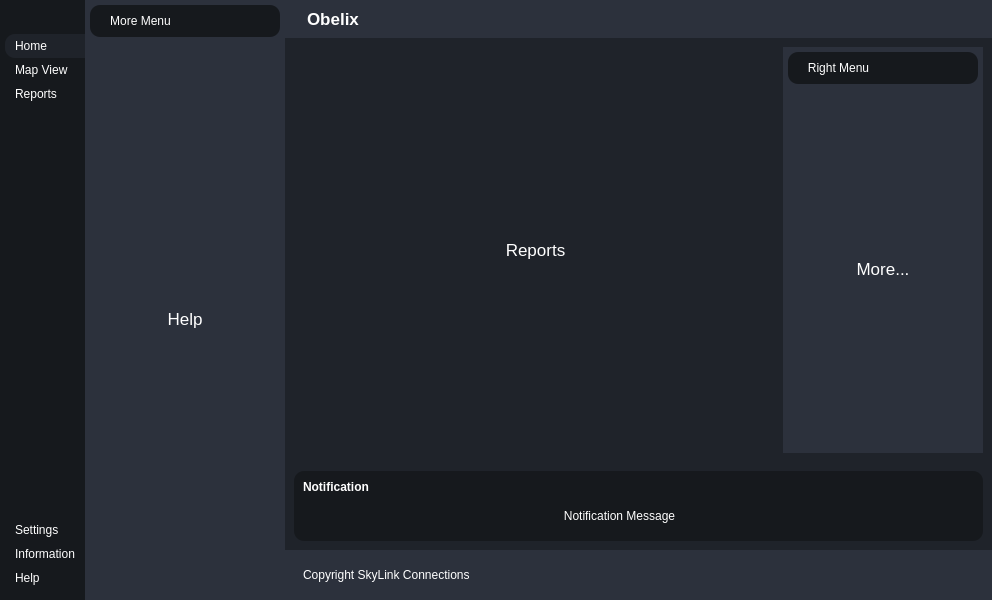
<?xml version="1.0" encoding="UTF-8"?>
<ui version="4.0">
 <class>MainWindow</class>
 <widget class="QMainWindow" name="MainWindow">
  <property name="geometry">
   <rect>
    <x>0</x>
    <y>0</y>
    <width>992</width>
    <height>600</height>
   </rect>
  </property>
  <property name="windowTitle">
   <string>MainWindow</string>
  </property>
  <property name="styleSheet">
   <string notr="true">* {
	border: none;
	background-color: transparent;
	background: transparent;
	padding: 0;
	margin: 0;
	color: #fff;
}

#centralwidget {
	background-color: #1f232a;
}
#leftMenuSubcontainer, #rightMenuSubContainer{
	background-color: #16191d;
}

#leftMenuSubcontainer QPushButton { 
	text-align: left; 
	padding: 5px 10px;
	border-top-left-radius: 10px;
	border-bottom-left-radius: 10px;
}

#centerMenuSubContainer, #rightMenuSubContainer{
	background-color: #2c313c;
}

#frame_4, #frame_8, #popupNotificationSubContainer{
	background-color: #16191d;
	border-radius: 10px;
}
#headerContainer, #footerContainer{
	background-color: #2c313c;

}
</string>
  </property>
  <widget class="QWidget" name="centralwidget">
   <layout class="QHBoxLayout" name="horizontalLayout">
    <property name="spacing">
     <number>0</number>
    </property>
    <property name="leftMargin">
     <number>0</number>
    </property>
    <property name="topMargin">
     <number>0</number>
    </property>
    <property name="rightMargin">
     <number>0</number>
    </property>
    <property name="bottomMargin">
     <number>0</number>
    </property>
    <item alignment="Qt::AlignLeft">
     <widget class="QWidget" name="leftMenuContainer" native="true">
      <layout class="QVBoxLayout" name="verticalLayout">
       <property name="spacing">
        <number>0</number>
       </property>
       <property name="leftMargin">
        <number>0</number>
       </property>
       <property name="topMargin">
        <number>0</number>
       </property>
       <property name="rightMargin">
        <number>0</number>
       </property>
       <property name="bottomMargin">
        <number>0</number>
       </property>
       <item alignment="Qt::AlignLeft">
        <widget class="QWidget" name="leftMenuSubcontainer" native="true">
         <layout class="QVBoxLayout" name="verticalLayout_2">
          <property name="spacing">
           <number>0</number>
          </property>
          <property name="leftMargin">
           <number>5</number>
          </property>
          <property name="topMargin">
           <number>0</number>
          </property>
          <property name="rightMargin">
           <number>0</number>
          </property>
          <property name="bottomMargin">
           <number>0</number>
          </property>
          <item alignment="Qt::AlignTop">
           <widget class="QFrame" name="frame">
            <property name="styleSheet">
             <string notr="true">color: #fff</string>
            </property>
            <property name="frameShape">
             <enum>QFrame::StyledPanel</enum>
            </property>
            <property name="frameShadow">
             <enum>QFrame::Raised</enum>
            </property>
            <layout class="QHBoxLayout" name="horizontalLayout_2">
             <property name="spacing">
              <number>0</number>
             </property>
             <property name="leftMargin">
              <number>0</number>
             </property>
             <property name="topMargin">
              <number>0</number>
             </property>
             <property name="rightMargin">
              <number>0</number>
             </property>
             <property name="bottomMargin">
              <number>0</number>
             </property>
             <item>
              <widget class="QPushButton" name="menuBtn">
               <property name="toolTip">
                <string>Menu</string>
               </property>
               <property name="styleSheet">
                <string notr="true">color: #fff;
</string>
               </property>
               <property name="text">
                <string/>
               </property>
               <property name="icon">
                <iconset resource="resources.qrc">
                 <normaloff>:/icons/icons/align-justify.svg</normaloff>:/icons/icons/align-justify.svg</iconset>
               </property>
               <property name="iconSize">
                <size>
                 <width>24</width>
                 <height>24</height>
                </size>
               </property>
              </widget>
             </item>
            </layout>
           </widget>
          </item>
          <item alignment="Qt::AlignTop">
           <widget class="QFrame" name="frame_2">
            <property name="sizePolicy">
             <sizepolicy hsizetype="Preferred" vsizetype="Preferred">
              <horstretch>0</horstretch>
              <verstretch>0</verstretch>
             </sizepolicy>
            </property>
            <property name="frameShape">
             <enum>QFrame::StyledPanel</enum>
            </property>
            <property name="frameShadow">
             <enum>QFrame::Raised</enum>
            </property>
            <layout class="QVBoxLayout" name="verticalLayout_3">
             <property name="spacing">
              <number>0</number>
             </property>
             <property name="leftMargin">
              <number>0</number>
             </property>
             <property name="topMargin">
              <number>10</number>
             </property>
             <property name="rightMargin">
              <number>0</number>
             </property>
             <property name="bottomMargin">
              <number>10</number>
             </property>
             <item>
              <widget class="QPushButton" name="homeBtn">
               <property name="toolTip">
                <string>Home</string>
               </property>
               <property name="styleSheet">
                <string notr="true">background-color: #1f232a;
color: #fff;</string>
               </property>
               <property name="text">
                <string>Home</string>
               </property>
               <property name="icon">
                <iconset resource="resources.qrc">
                 <normaloff>:/icons/icons/home.svg</normaloff>:/icons/icons/home.svg</iconset>
               </property>
               <property name="iconSize">
                <size>
                 <width>24</width>
                 <height>24</height>
                </size>
               </property>
              </widget>
             </item>
             <item>
              <widget class="QPushButton" name="mapBtn">
               <property name="toolTip">
                <string>Map View</string>
               </property>
               <property name="text">
                <string>Map View</string>
               </property>
               <property name="icon">
                <iconset resource="resources.qrc">
                 <normaloff>:/icons/icons/map.svg</normaloff>:/icons/icons/map.svg</iconset>
               </property>
               <property name="iconSize">
                <size>
                 <width>24</width>
                 <height>24</height>
                </size>
               </property>
              </widget>
             </item>
             <item>
              <widget class="QPushButton" name="reportBtn">
               <property name="toolTip">
                <string>View Reports</string>
               </property>
               <property name="text">
                <string>Reports</string>
               </property>
               <property name="icon">
                <iconset resource="resources.qrc">
                 <normaloff>:/icons/icons/printer.svg</normaloff>:/icons/icons/printer.svg</iconset>
               </property>
               <property name="iconSize">
                <size>
                 <width>24</width>
                 <height>24</height>
                </size>
               </property>
              </widget>
             </item>
            </layout>
           </widget>
          </item>
          <item>
           <spacer name="verticalSpacer">
            <property name="orientation">
             <enum>Qt::Vertical</enum>
            </property>
            <property name="sizeHint" stdset="0">
             <size>
              <width>20</width>
              <height>40</height>
             </size>
            </property>
           </spacer>
          </item>
          <item alignment="Qt::AlignBottom">
           <widget class="QFrame" name="frame_3">
            <property name="frameShape">
             <enum>QFrame::StyledPanel</enum>
            </property>
            <property name="frameShadow">
             <enum>QFrame::Raised</enum>
            </property>
            <layout class="QVBoxLayout" name="verticalLayout_4">
             <property name="spacing">
              <number>0</number>
             </property>
             <property name="leftMargin">
              <number>0</number>
             </property>
             <property name="topMargin">
              <number>10</number>
             </property>
             <property name="rightMargin">
              <number>0</number>
             </property>
             <property name="bottomMargin">
              <number>10</number>
             </property>
             <item>
              <widget class="QPushButton" name="settingsBtn">
               <property name="toolTip">
                <string>Go to settings</string>
               </property>
               <property name="text">
                <string>Settings</string>
               </property>
               <property name="icon">
                <iconset resource="resources.qrc">
                 <normaloff>:/icons/icons/settings.svg</normaloff>:/icons/icons/settings.svg</iconset>
               </property>
               <property name="iconSize">
                <size>
                 <width>24</width>
                 <height>24</height>
                </size>
               </property>
              </widget>
             </item>
             <item>
              <widget class="QPushButton" name="infoBtn">
               <property name="toolTip">
                <string>Information about the app</string>
               </property>
               <property name="text">
                <string>Information</string>
               </property>
               <property name="icon">
                <iconset resource="resources.qrc">
                 <normaloff>:/icons/icons/info.svg</normaloff>:/icons/icons/info.svg</iconset>
               </property>
               <property name="iconSize">
                <size>
                 <width>24</width>
                 <height>24</height>
                </size>
               </property>
              </widget>
             </item>
             <item>
              <widget class="QPushButton" name="helpBtn">
               <property name="toolTip">
                <string>Get more help</string>
               </property>
               <property name="text">
                <string>Help</string>
               </property>
               <property name="icon">
                <iconset resource="resources.qrc">
                 <normaloff>:/icons/icons/help-circle.svg</normaloff>:/icons/icons/help-circle.svg</iconset>
               </property>
               <property name="iconSize">
                <size>
                 <width>24</width>
                 <height>24</height>
                </size>
               </property>
              </widget>
             </item>
            </layout>
           </widget>
          </item>
         </layout>
        </widget>
       </item>
      </layout>
     </widget>
    </item>
    <item>
     <widget class="QWidget" name="centerMenuContainer" native="true">
      <layout class="QVBoxLayout" name="verticalLayout_5">
       <property name="spacing">
        <number>0</number>
       </property>
       <property name="leftMargin">
        <number>0</number>
       </property>
       <property name="topMargin">
        <number>0</number>
       </property>
       <property name="rightMargin">
        <number>0</number>
       </property>
       <property name="bottomMargin">
        <number>0</number>
       </property>
       <item alignment="Qt::AlignLeft">
        <widget class="QWidget" name="centerMenuSubContainer" native="true">
         <property name="minimumSize">
          <size>
           <width>200</width>
           <height>0</height>
          </size>
         </property>
         <layout class="QVBoxLayout" name="verticalLayout_6">
          <property name="spacing">
           <number>5</number>
          </property>
          <property name="leftMargin">
           <number>5</number>
          </property>
          <property name="topMargin">
           <number>5</number>
          </property>
          <property name="rightMargin">
           <number>5</number>
          </property>
          <property name="bottomMargin">
           <number>5</number>
          </property>
          <item alignment="Qt::AlignTop">
           <widget class="QFrame" name="frame_4">
            <property name="frameShape">
             <enum>QFrame::StyledPanel</enum>
            </property>
            <property name="frameShadow">
             <enum>QFrame::Raised</enum>
            </property>
            <layout class="QHBoxLayout" name="horizontalLayout_3">
             <item>
              <widget class="QLabel" name="label">
               <property name="text">
                <string>More Menu</string>
               </property>
               <property name="alignment">
                <set>Qt::AlignCenter</set>
               </property>
              </widget>
             </item>
             <item alignment="Qt::AlignRight">
              <widget class="QPushButton" name="pushButton">
               <property name="toolTip">
                <string>Close Menu</string>
               </property>
               <property name="text">
                <string/>
               </property>
               <property name="icon">
                <iconset resource="resources.qrc">
                 <normaloff>:/icons/icons/x-circle.svg</normaloff>:/icons/icons/x-circle.svg</iconset>
               </property>
               <property name="iconSize">
                <size>
                 <width>24</width>
                 <height>24</height>
                </size>
               </property>
              </widget>
             </item>
            </layout>
           </widget>
          </item>
          <item>
           <widget class="QStackedWidget" name="stackedWidget">
            <property name="currentIndex">
             <number>2</number>
            </property>
            <widget class="QWidget" name="page">
             <layout class="QVBoxLayout" name="verticalLayout_7">
              <item>
               <widget class="QLabel" name="label_2">
                <property name="font">
                 <font>
                  <pointsize>13</pointsize>
                 </font>
                </property>
                <property name="text">
                 <string>Settings</string>
                </property>
                <property name="alignment">
                 <set>Qt::AlignCenter</set>
                </property>
               </widget>
              </item>
             </layout>
            </widget>
            <widget class="QWidget" name="page_2">
             <layout class="QVBoxLayout" name="verticalLayout_8">
              <item>
               <widget class="QLabel" name="label_3">
                <property name="font">
                 <font>
                  <pointsize>13</pointsize>
                 </font>
                </property>
                <property name="text">
                 <string>Information</string>
                </property>
                <property name="alignment">
                 <set>Qt::AlignCenter</set>
                </property>
               </widget>
              </item>
             </layout>
            </widget>
            <widget class="QWidget" name="page_3">
             <layout class="QVBoxLayout" name="verticalLayout_9">
              <item>
               <widget class="QLabel" name="label_4">
                <property name="font">
                 <font>
                  <pointsize>13</pointsize>
                 </font>
                </property>
                <property name="text">
                 <string>Help</string>
                </property>
                <property name="alignment">
                 <set>Qt::AlignCenter</set>
                </property>
               </widget>
              </item>
             </layout>
            </widget>
           </widget>
          </item>
         </layout>
        </widget>
       </item>
      </layout>
     </widget>
    </item>
    <item>
     <widget class="QWidget" name="mainBodyContainer" native="true">
      <property name="sizePolicy">
       <sizepolicy hsizetype="Expanding" vsizetype="Preferred">
        <horstretch>0</horstretch>
        <verstretch>0</verstretch>
       </sizepolicy>
      </property>
      <property name="styleSheet">
       <string notr="true"/>
      </property>
      <layout class="QVBoxLayout" name="verticalLayout_10">
       <property name="spacing">
        <number>0</number>
       </property>
       <property name="leftMargin">
        <number>0</number>
       </property>
       <property name="topMargin">
        <number>0</number>
       </property>
       <property name="rightMargin">
        <number>0</number>
       </property>
       <property name="bottomMargin">
        <number>0</number>
       </property>
       <item alignment="Qt::AlignTop">
        <widget class="QWidget" name="headerContainer" native="true">
         <layout class="QHBoxLayout" name="horizontalLayout_5">
          <item alignment="Qt::AlignLeft">
           <widget class="QFrame" name="frame_5">
            <property name="frameShape">
             <enum>QFrame::StyledPanel</enum>
            </property>
            <property name="frameShadow">
             <enum>QFrame::Raised</enum>
            </property>
            <layout class="QHBoxLayout" name="horizontalLayout_7">
             <property name="spacing">
              <number>6</number>
             </property>
             <property name="leftMargin">
              <number>0</number>
             </property>
             <property name="topMargin">
              <number>0</number>
             </property>
             <property name="rightMargin">
              <number>0</number>
             </property>
             <property name="bottomMargin">
              <number>0</number>
             </property>
             <item>
              <widget class="QLabel" name="label_5">
               <property name="maximumSize">
                <size>
                 <width>40</width>
                 <height>40</height>
                </size>
               </property>
               <property name="text">
                <string/>
               </property>
               <property name="pixmap">
                <pixmap resource="resources.qrc">:/images/logo.png</pixmap>
               </property>
               <property name="scaledContents">
                <bool>true</bool>
               </property>
              </widget>
             </item>
             <item>
              <widget class="QLabel" name="label_6">
               <property name="font">
                <font>
                 <pointsize>13</pointsize>
                 <weight>75</weight>
                 <bold>true</bold>
                </font>
               </property>
               <property name="text">
                <string>Obelix</string>
               </property>
              </widget>
             </item>
            </layout>
           </widget>
          </item>
          <item alignment="Qt::AlignHCenter">
           <widget class="QFrame" name="frame_6">
            <property name="frameShape">
             <enum>QFrame::StyledPanel</enum>
            </property>
            <property name="frameShadow">
             <enum>QFrame::Raised</enum>
            </property>
            <layout class="QHBoxLayout" name="horizontalLayout_6">
             <property name="leftMargin">
              <number>0</number>
             </property>
             <property name="topMargin">
              <number>0</number>
             </property>
             <property name="rightMargin">
              <number>0</number>
             </property>
             <property name="bottomMargin">
              <number>0</number>
             </property>
             <item>
              <widget class="QPushButton" name="pushButton_6">
               <property name="toolTip">
                <string>More</string>
               </property>
               <property name="text">
                <string/>
               </property>
               <property name="icon">
                <iconset resource="resources.qrc">
                 <normaloff>:/icons/icons/more-horizontal.svg</normaloff>:/icons/icons/more-horizontal.svg</iconset>
               </property>
               <property name="iconSize">
                <size>
                 <width>24</width>
                 <height>24</height>
                </size>
               </property>
              </widget>
             </item>
             <item>
              <widget class="QPushButton" name="pushButton_5">
               <property name="toolTip">
                <string>Profile</string>
               </property>
               <property name="text">
                <string/>
               </property>
               <property name="icon">
                <iconset resource="resources.qrc">
                 <normaloff>:/icons/icons/user.svg</normaloff>:/icons/icons/user.svg</iconset>
               </property>
               <property name="iconSize">
                <size>
                 <width>24</width>
                 <height>24</height>
                </size>
               </property>
              </widget>
             </item>
            </layout>
           </widget>
          </item>
          <item alignment="Qt::AlignRight">
           <widget class="QFrame" name="frame_7">
            <property name="frameShape">
             <enum>QFrame::StyledPanel</enum>
            </property>
            <property name="frameShadow">
             <enum>QFrame::Raised</enum>
            </property>
            <layout class="QHBoxLayout" name="horizontalLayout_4">
             <property name="leftMargin">
              <number>0</number>
             </property>
             <property name="topMargin">
              <number>0</number>
             </property>
             <property name="rightMargin">
              <number>0</number>
             </property>
             <property name="bottomMargin">
              <number>0</number>
             </property>
             <item>
              <widget class="QPushButton" name="pushButton_2">
               <property name="toolTip">
                <string>Minimize Window</string>
               </property>
               <property name="text">
                <string/>
               </property>
               <property name="icon">
                <iconset resource="resources.qrc">
                 <normaloff>:/icons/icons/minus.svg</normaloff>:/icons/icons/minus.svg</iconset>
               </property>
              </widget>
             </item>
             <item>
              <widget class="QPushButton" name="pushButton_3">
               <property name="toolTip">
                <string>Restore Window</string>
               </property>
               <property name="text">
                <string/>
               </property>
               <property name="icon">
                <iconset resource="resources.qrc">
                 <normaloff>:/icons/icons/square.svg</normaloff>:/icons/icons/square.svg</iconset>
               </property>
              </widget>
             </item>
             <item>
              <widget class="QPushButton" name="pushButton_4">
               <property name="toolTip">
                <string>Close Window</string>
               </property>
               <property name="text">
                <string/>
               </property>
               <property name="icon">
                <iconset resource="resources.qrc">
                 <normaloff>:/icons/icons/x.svg</normaloff>:/icons/icons/x.svg</iconset>
               </property>
              </widget>
             </item>
            </layout>
           </widget>
          </item>
         </layout>
        </widget>
       </item>
       <item>
        <widget class="QWidget" name="mainBodyContent" native="true">
         <property name="sizePolicy">
          <sizepolicy hsizetype="Preferred" vsizetype="Expanding">
           <horstretch>0</horstretch>
           <verstretch>0</verstretch>
          </sizepolicy>
         </property>
         <property name="font">
          <font>
           <weight>50</weight>
           <bold>false</bold>
          </font>
         </property>
         <layout class="QHBoxLayout" name="horizontalLayout_8">
          <item>
           <widget class="QWidget" name="mainContentsContainer" native="true">
            <layout class="QVBoxLayout" name="verticalLayout_15">
             <item>
              <widget class="QStackedWidget" name="stackedWidget_3">
               <property name="currentIndex">
                <number>2</number>
               </property>
               <widget class="QWidget" name="page_6">
                <layout class="QVBoxLayout" name="verticalLayout_16">
                 <item>
                  <widget class="QLabel" name="label_10">
                   <property name="font">
                    <font>
                     <pointsize>13</pointsize>
                    </font>
                   </property>
                   <property name="text">
                    <string>Home</string>
                   </property>
                   <property name="alignment">
                    <set>Qt::AlignCenter</set>
                   </property>
                  </widget>
                 </item>
                </layout>
               </widget>
               <widget class="QWidget" name="page_7">
                <layout class="QVBoxLayout" name="verticalLayout_17">
                 <item>
                  <widget class="QLabel" name="label_11">
                   <property name="font">
                    <font>
                     <pointsize>13</pointsize>
                    </font>
                   </property>
                   <property name="text">
                    <string>Map View</string>
                   </property>
                   <property name="alignment">
                    <set>Qt::AlignCenter</set>
                   </property>
                  </widget>
                 </item>
                </layout>
               </widget>
               <widget class="QWidget" name="page_8">
                <layout class="QVBoxLayout" name="verticalLayout_18">
                 <item>
                  <widget class="QLabel" name="label_12">
                   <property name="font">
                    <font>
                     <pointsize>13</pointsize>
                    </font>
                   </property>
                   <property name="text">
                    <string>Reports</string>
                   </property>
                   <property name="alignment">
                    <set>Qt::AlignCenter</set>
                   </property>
                  </widget>
                 </item>
                </layout>
               </widget>
              </widget>
             </item>
            </layout>
           </widget>
          </item>
          <item alignment="Qt::AlignRight">
           <widget class="QWidget" name="rightMenuContainer" native="true">
            <property name="minimumSize">
             <size>
              <width>200</width>
              <height>0</height>
             </size>
            </property>
            <layout class="QVBoxLayout" name="verticalLayout_11">
             <property name="spacing">
              <number>0</number>
             </property>
             <property name="leftMargin">
              <number>0</number>
             </property>
             <property name="topMargin">
              <number>0</number>
             </property>
             <property name="rightMargin">
              <number>0</number>
             </property>
             <property name="bottomMargin">
              <number>0</number>
             </property>
             <item>
              <widget class="QWidget" name="rightMenuSubContainer" native="true">
               <property name="minimumSize">
                <size>
                 <width>200</width>
                 <height>0</height>
                </size>
               </property>
               <layout class="QVBoxLayout" name="verticalLayout_12">
                <property name="spacing">
                 <number>5</number>
                </property>
                <property name="leftMargin">
                 <number>5</number>
                </property>
                <property name="topMargin">
                 <number>5</number>
                </property>
                <property name="rightMargin">
                 <number>5</number>
                </property>
                <property name="bottomMargin">
                 <number>5</number>
                </property>
                <item>
                 <widget class="QFrame" name="frame_8">
                  <property name="frameShape">
                   <enum>QFrame::StyledPanel</enum>
                  </property>
                  <property name="frameShadow">
                   <enum>QFrame::Raised</enum>
                  </property>
                  <layout class="QHBoxLayout" name="horizontalLayout_9">
                   <item>
                    <widget class="QLabel" name="label_7">
                     <property name="text">
                      <string>Right Menu</string>
                     </property>
                     <property name="alignment">
                      <set>Qt::AlignCenter</set>
                     </property>
                    </widget>
                   </item>
                   <item alignment="Qt::AlignRight">
                    <widget class="QPushButton" name="pushButton_7">
                     <property name="toolTip">
                      <string>Close Menu</string>
                     </property>
                     <property name="text">
                      <string/>
                     </property>
                     <property name="icon">
                      <iconset resource="resources.qrc">
                       <normaloff>:/icons/icons/x-circle.svg</normaloff>:/icons/icons/x-circle.svg</iconset>
                     </property>
                     <property name="iconSize">
                      <size>
                       <width>24</width>
                       <height>24</height>
                      </size>
                     </property>
                    </widget>
                   </item>
                  </layout>
                 </widget>
                </item>
                <item>
                 <widget class="QStackedWidget" name="stackedWidget_2">
                  <property name="currentIndex">
                   <number>1</number>
                  </property>
                  <widget class="QWidget" name="page_4">
                   <layout class="QVBoxLayout" name="verticalLayout_13">
                    <item>
                     <widget class="QLabel" name="label_8">
                      <property name="font">
                       <font>
                        <pointsize>13</pointsize>
                       </font>
                      </property>
                      <property name="text">
                       <string>Profile</string>
                      </property>
                      <property name="alignment">
                       <set>Qt::AlignCenter</set>
                      </property>
                     </widget>
                    </item>
                   </layout>
                  </widget>
                  <widget class="QWidget" name="page_5">
                   <layout class="QVBoxLayout" name="verticalLayout_14">
                    <item>
                     <widget class="QLabel" name="label_9">
                      <property name="font">
                       <font>
                        <pointsize>13</pointsize>
                       </font>
                      </property>
                      <property name="text">
                       <string>More...</string>
                      </property>
                      <property name="alignment">
                       <set>Qt::AlignCenter</set>
                      </property>
                     </widget>
                    </item>
                   </layout>
                  </widget>
                 </widget>
                </item>
               </layout>
              </widget>
             </item>
            </layout>
           </widget>
          </item>
         </layout>
        </widget>
       </item>
       <item>
        <widget class="QWidget" name="popupNotificationContainer" native="true">
         <layout class="QVBoxLayout" name="verticalLayout_19">
          <item>
           <widget class="QWidget" name="popupNotificationSubContainer" native="true">
            <layout class="QVBoxLayout" name="verticalLayout_20">
             <item>
              <widget class="QLabel" name="label_14">
               <property name="font">
                <font>
                 <weight>75</weight>
                 <bold>true</bold>
                </font>
               </property>
               <property name="text">
                <string>Notification</string>
               </property>
              </widget>
             </item>
             <item>
              <widget class="QFrame" name="frame_9">
               <property name="frameShape">
                <enum>QFrame::StyledPanel</enum>
               </property>
               <property name="frameShadow">
                <enum>QFrame::Raised</enum>
               </property>
               <layout class="QHBoxLayout" name="horizontalLayout_10">
                <item>
                 <widget class="QLabel" name="label_13">
                  <property name="sizePolicy">
                   <sizepolicy hsizetype="Expanding" vsizetype="Preferred">
                    <horstretch>0</horstretch>
                    <verstretch>0</verstretch>
                   </sizepolicy>
                  </property>
                  <property name="text">
                   <string>Notification Message</string>
                  </property>
                  <property name="alignment">
                   <set>Qt::AlignCenter</set>
                  </property>
                 </widget>
                </item>
                <item alignment="Qt::AlignRight">
                 <widget class="QPushButton" name="pushButton_8">
                  <property name="toolTip">
                   <string>Close notification</string>
                  </property>
                  <property name="text">
                   <string/>
                  </property>
                  <property name="icon">
                   <iconset resource="resources.qrc">
                    <normaloff>:/icons/icons/x-circle.svg</normaloff>:/icons/icons/x-circle.svg</iconset>
                  </property>
                  <property name="iconSize">
                   <size>
                    <width>24</width>
                    <height>24</height>
                   </size>
                  </property>
                 </widget>
                </item>
               </layout>
              </widget>
             </item>
            </layout>
           </widget>
          </item>
         </layout>
        </widget>
       </item>
       <item>
        <widget class="QWidget" name="footerContainer" native="true">
         <layout class="QHBoxLayout" name="horizontalLayout_11">
          <item>
           <widget class="QFrame" name="frame_10">
            <property name="frameShape">
             <enum>QFrame::StyledPanel</enum>
            </property>
            <property name="frameShadow">
             <enum>QFrame::Raised</enum>
            </property>
            <layout class="QHBoxLayout" name="horizontalLayout_12">
             <item>
              <widget class="QLabel" name="label_15">
               <property name="text">
                <string>Copyright SkyLink Connections</string>
               </property>
              </widget>
             </item>
            </layout>
           </widget>
          </item>
          <item>
           <widget class="QFrame" name="sizeGrip">
            <property name="minimumSize">
             <size>
              <width>10</width>
              <height>10</height>
             </size>
            </property>
            <property name="maximumSize">
             <size>
              <width>10</width>
              <height>10</height>
             </size>
            </property>
            <property name="frameShape">
             <enum>QFrame::StyledPanel</enum>
            </property>
            <property name="frameShadow">
             <enum>QFrame::Raised</enum>
            </property>
           </widget>
          </item>
         </layout>
        </widget>
       </item>
      </layout>
     </widget>
    </item>
   </layout>
  </widget>
 </widget>
 <resources>
  <include location="resources.qrc"/>
 </resources>
 <connections/>
</ui>
